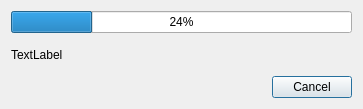
<?xml version="1.0" encoding="UTF-8"?>
<ui version="4.0">
 <class>ProgressDialog</class>
 <widget class="QDialog" name="ProgressDialog">
  <property name="geometry">
   <rect>
    <x>0</x>
    <y>0</y>
    <width>363</width>
    <height>109</height>
   </rect>
  </property>
  <property name="windowTitle">
   <string>Dialog</string>
  </property>
  <layout class="QVBoxLayout" name="verticalLayout">
   <item>
    <widget class="QProgressBar" name="progressBar">
     <property name="value">
      <number>24</number>
     </property>
    </widget>
   </item>
   <item>
    <widget class="QLabel" name="label">
     <property name="text">
      <string>TextLabel</string>
     </property>
    </widget>
   </item>
   <item>
    <widget class="QDialogButtonBox" name="buttonBox">
     <property name="standardButtons">
      <set>QDialogButtonBox::Cancel</set>
     </property>
    </widget>
   </item>
  </layout>
 </widget>
 <resources/>
 <connections>
  <connection>
   <sender>buttonBox</sender>
   <signal>rejected()</signal>
   <receiver>ProgressDialog</receiver>
   <slot>close()</slot>
   <hints>
    <hint type="sourcelabel">
     <x>181</x>
     <y>86</y>
    </hint>
    <hint type="destinationlabel">
     <x>181</x>
     <y>54</y>
    </hint>
   </hints>
  </connection>
 </connections>
</ui>
